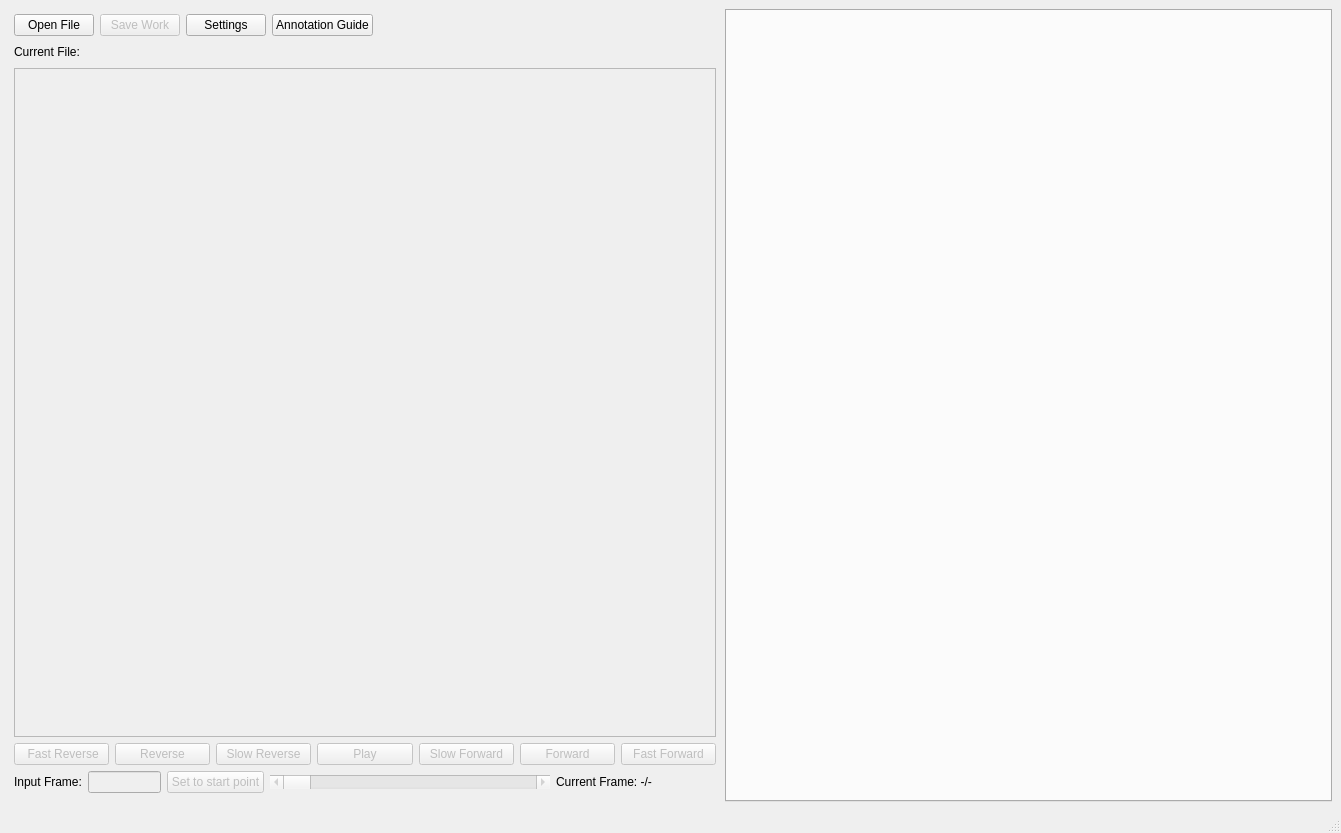
<?xml version="1.0" encoding="UTF-8"?>
<ui version="4.0">
 <class>AnnotstionTool</class>
 <widget class="QMainWindow" name="AnnotstionTool">
  <property name="geometry">
   <rect>
    <x>0</x>
    <y>0</y>
    <width>1341</width>
    <height>833</height>
   </rect>
  </property>
  <property name="windowTitle">
   <string>Annotation Tool</string>
  </property>
  <widget class="QWidget" name="centralwidget">
   <layout class="QHBoxLayout" name="horizontalLayout_9">
    <property name="spacing">
     <number>0</number>
    </property>
    <item>
     <widget class="QWidget" name="LeftWidget" native="true">
      <property name="autoFillBackground">
       <bool>false</bool>
      </property>
      <layout class="QVBoxLayout" name="verticalLayout">
       <property name="leftMargin">
        <number>5</number>
       </property>
       <property name="topMargin">
        <number>5</number>
       </property>
       <item>
        <layout class="QHBoxLayout" name="horizontalLayout">
         <item>
          <widget class="QPushButton" name="openFileButton">
           <property name="text">
            <string>Open File</string>
           </property>
          </widget>
         </item>
         <item>
          <widget class="QPushButton" name="saveWorkButton">
           <property name="enabled">
            <bool>false</bool>
           </property>
           <property name="text">
            <string>Save Work</string>
           </property>
          </widget>
         </item>
         <item>
          <widget class="QPushButton" name="settingsButton">
           <property name="text">
            <string>Settings</string>
           </property>
          </widget>
         </item>
         <item>
          <widget class="QPushButton" name="annotationGuideButton">
           <property name="text">
            <string>Annotation Guide</string>
           </property>
          </widget>
         </item>
         <item>
          <spacer name="horizontalSpacer">
           <property name="orientation">
            <enum>Qt::Horizontal</enum>
           </property>
           <property name="sizeHint" stdset="0">
            <size>
             <width>40</width>
             <height>20</height>
            </size>
           </property>
          </spacer>
         </item>
        </layout>
       </item>
       <item>
        <layout class="QHBoxLayout" name="horizontalLayout_7">
         <item>
          <widget class="QLabel" name="currentFileLabel">
           <property name="sizePolicy">
            <sizepolicy hsizetype="Preferred" vsizetype="Fixed">
             <horstretch>0</horstretch>
             <verstretch>0</verstretch>
            </sizepolicy>
           </property>
           <property name="text">
            <string>Current File:</string>
           </property>
          </widget>
         </item>
         <item>
          <spacer name="horizontalSpacer_5">
           <property name="orientation">
            <enum>Qt::Horizontal</enum>
           </property>
           <property name="sizeType">
            <enum>QSizePolicy::MinimumExpanding</enum>
           </property>
           <property name="sizeHint" stdset="0">
            <size>
             <width>40</width>
             <height>20</height>
            </size>
           </property>
          </spacer>
         </item>
        </layout>
       </item>
       <item>
        <widget class="GLViewWidget" name="skeletonGraph">
         <property name="enabled">
          <bool>false</bool>
         </property>
         <property name="minimumSize">
          <size>
           <width>600</width>
           <height>600</height>
          </size>
         </property>
        </widget>
       </item>
       <item>
        <layout class="QHBoxLayout" name="horizontalLayout_8">
         <item>
          <widget class="QPushButton" name="reverseFastButton">
           <property name="enabled">
            <bool>false</bool>
           </property>
           <property name="text">
            <string> Fast Reverse</string>
           </property>
          </widget>
         </item>
         <item>
          <widget class="QPushButton" name="reverseButton">
           <property name="enabled">
            <bool>false</bool>
           </property>
           <property name="text">
            <string>Reverse</string>
           </property>
          </widget>
         </item>
         <item>
          <widget class="QPushButton" name="reverseSlowButton">
           <property name="enabled">
            <bool>false</bool>
           </property>
           <property name="text">
            <string>Slow Reverse</string>
           </property>
          </widget>
         </item>
         <item>
          <widget class="QPushButton" name="playPauseButton">
           <property name="enabled">
            <bool>false</bool>
           </property>
           <property name="text">
            <string>Play</string>
           </property>
          </widget>
         </item>
         <item>
          <widget class="QPushButton" name="forwardSlowButton">
           <property name="enabled">
            <bool>false</bool>
           </property>
           <property name="text">
            <string>Slow Forward</string>
           </property>
          </widget>
         </item>
         <item>
          <widget class="QPushButton" name="forwardButton">
           <property name="enabled">
            <bool>false</bool>
           </property>
           <property name="text">
            <string>Forward</string>
           </property>
          </widget>
         </item>
         <item>
          <widget class="QPushButton" name="forwardFastButton">
           <property name="enabled">
            <bool>false</bool>
           </property>
           <property name="text">
            <string>Fast Forward</string>
           </property>
          </widget>
         </item>
        </layout>
       </item>
       <item>
        <layout class="QHBoxLayout" name="horizontalLayout_2">
         <item>
          <widget class="QLabel" name="label">
           <property name="sizePolicy">
            <sizepolicy hsizetype="Minimum" vsizetype="Fixed">
             <horstretch>0</horstretch>
             <verstretch>0</verstretch>
            </sizepolicy>
           </property>
           <property name="text">
            <string>Input Frame:</string>
           </property>
          </widget>
         </item>
         <item>
          <widget class="QLineEdit" name="currentFrameLineEdit">
           <property name="enabled">
            <bool>false</bool>
           </property>
           <property name="sizePolicy">
            <sizepolicy hsizetype="Preferred" vsizetype="Fixed">
             <horstretch>0</horstretch>
             <verstretch>0</verstretch>
            </sizepolicy>
           </property>
           <property name="maximumSize">
            <size>
             <width>73</width>
             <height>16777215</height>
            </size>
           </property>
           <property name="text">
            <string/>
           </property>
          </widget>
         </item>
         <item>
          <widget class="QPushButton" name="setStartPointButton">
           <property name="enabled">
            <bool>false</bool>
           </property>
           <property name="text">
            <string>Set to start point</string>
           </property>
          </widget>
         </item>
         <item>
          <widget class="QScrollBar" name="frameSlider">
           <property name="enabled">
            <bool>false</bool>
           </property>
           <property name="sizePolicy">
            <sizepolicy hsizetype="Expanding" vsizetype="Fixed">
             <horstretch>0</horstretch>
             <verstretch>0</verstretch>
            </sizepolicy>
           </property>
           <property name="minimumSize">
            <size>
             <width>280</width>
             <height>0</height>
            </size>
           </property>
           <property name="minimum">
            <number>1</number>
           </property>
           <property name="maximum">
            <number>100</number>
           </property>
           <property name="orientation">
            <enum>Qt::Horizontal</enum>
           </property>
          </widget>
         </item>
         <item>
          <widget class="QLabel" name="currentFrameLabel">
           <property name="sizePolicy">
            <sizepolicy hsizetype="Preferred" vsizetype="Fixed">
             <horstretch>0</horstretch>
             <verstretch>0</verstretch>
            </sizepolicy>
           </property>
           <property name="minimumSize">
            <size>
             <width>160</width>
             <height>0</height>
            </size>
           </property>
           <property name="text">
            <string>Current Frame: -/-</string>
           </property>
          </widget>
         </item>
        </layout>
       </item>
      </layout>
     </widget>
    </item>
    <item>
     <widget class="QTabWidget" name="RightWidget">
      <property name="enabled">
       <bool>true</bool>
      </property>
      <property name="currentIndex">
       <number>-1</number>
      </property>
      <property name="tabBarAutoHide">
       <bool>false</bool>
      </property>
     </widget>
    </item>
   </layout>
  </widget>
  <widget class="QStatusBar" name="statusbar"/>
 </widget>
 <customwidgets>
  <customwidget>
   <class>GLViewWidget</class>
   <extends>QGraphicsView</extends>
   <header>pyqtgraph.opengl</header>
  </customwidget>
 </customwidgets>
 <resources/>
 <connections/>
</ui>
